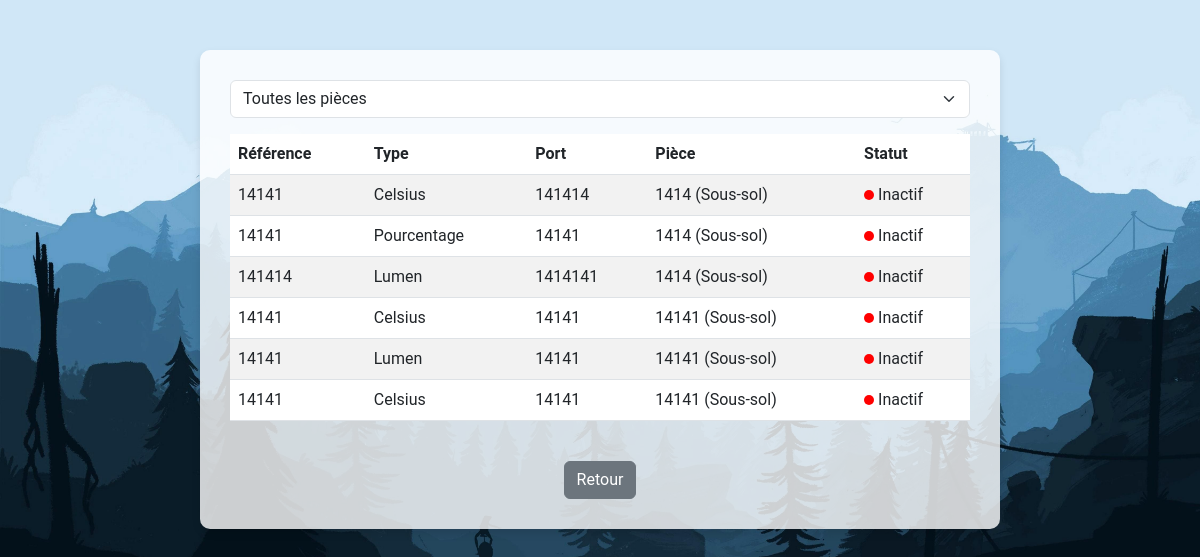
Page /capteurs/6 on the committed database.
### tables this page shows
CREATE TABLE Capteur ( 
    id_Capteur INTEGER PRIMARY KEY AUTOINCREMENT,
    REFCOMMER TEXT,
    TYPE TEXT NOT NULL,
    DATEINSERTION DATE,
    id_Piece INTEGER, 
    PORTCOMMU TEXT NOT NULL, current_value TEXT, last_updated DATETIME,
    FOREIGN KEY (id_Piece) REFERENCES Piece(id_Piece) ON DELETE SET NULL
);

CREATE TABLE Piece (
    id_Piece INTEGER PRIMARY KEY AUTOINCREMENT,
    NOM TEXT NOT NULL,
    LOCALISATION TEXT,
    id_Logement INTEGER,  
    FOREIGN KEY (id_Logement) REFERENCES Logement(id_Logement) ON DELETE CASCADE
);

### app.py (the view)
@app.route('/capteurs/<int:logement_id>')
def view_capteurs(logement_id):
    conn = get_db_connection()
    try:
        capteurs_query = '''
            SELECT c.REFCOMMER as ref, c.TYPE as type, c.PORTCOMMU as port,
                   c.DATEINSERTION as date_insertion, p.NOM as piece_nom,
                   p.LOCALISATION as piece_localisation, c.current_value as current_value,
                   c.last_updated as last_updated
            FROM Capteur c
            INNER JOIN Piece p ON c.id_Piece = p.id_Piece
            WHERE p.id_Logement = ?
        '''
        capteurs = conn.execute(capteurs_query, (logement_id,)).fetchall()
        capteurs = [dict(row) for row in capteurs]
        for capteur in capteurs:
            last_updated = capteur.get("last_updated")
            if last_updated:
                try:
                    last_updated_time = datetime.strptime(last_updated, "%Y-%m-%d %H:%M:%S").replace(tzinfo=timezone.utc)
                    now = datetime.now(timezone.utc)
                    capteur["is_active"] = (now - last_updated_time) < timedelta(minutes=10)
                    print(f"Capteur {capteur['ref']} - Actif : {capteur['is_active']}")
                except ValueError as ve:
                    print(f"Erreur de conversion de date pour {capteur['ref']}: {ve}")
                    capteur["is_active"] = False
            else:
                print(f"Capteur {capteur['ref']} n'a pas de valeur last_updated.")
                capteur["is_active"] = False
    except Exception as e:
        print(f"Erreur lors de la récupération des données : {e}")
        capteurs = []
    finally:
        conn.close()
    print(f"Liste des capteurs envoyés au frontend : {capteurs}")
    return render_template('capteurs.html', capteurs=capteurs, logement_id=logement_id)

### app.py (called while the page is built)
def get_db_connection():
    conn = sqlite3.connect('base.db', timeout=10, isolation_level=None)
    conn.execute('PRAGMA journal_mode=WAL')
    conn.row_factory = sqlite3.Row
    return conn

### templates/capteurs.html (shortened to what this page needs)
<!DOCTYPE html>
<html lang="en">
<head>
    <link href="https://cdn.jsdelivr.net/npm/bootstrap@5.3.0/dist/css/bootstrap.min.css" rel="stylesheet">
</head>
<body>
    <div class="container content-container">
        <form method="GET" id="filterForm">
            <div class="mb-3">
                <select id="pieceFilter" name="piece_id" class="form-select" onchange="document.getElementById('filterForm').submit();">
                    <option value="all" {% if selected_piece == 'all' %}selected{% endif %}>Toutes les pièces</option>
                </select>
            </div>
        </form>
        <div class="table-container">
            <table class="table table-striped">
                <thead>
                    <tr>
                        <th>Référence</th>
                        <th>Type</th>
                        <th>Port</th>
                        <th>Pièce</th>
                        <th>Statut</th>
                    </tr>
                </thead>
                <tbody>
                    {% if capteurs and capteurs|length > 0 %}
                        {% for capteur in capteurs %}
                        <tr>
                            <td>{{ capteur.ref }}</td>
                            <td>{{ capteur.type }}</td>
                            <td>{{ capteur.port }}</td>
                            <td>{{ capteur.piece_nom }} ({{ capteur.piece_localisation }})</td>
                            <td>
                                {% if capteur.is_active %}
                                    <span class="status-dot active"></span> Actif
                                {% else %}
                                    <span class="status-dot inactive"></span> Inactif
                                {% endif %}
                            </td>
                        </tr>
                        {% endfor %}
                    {% else %}
                        <tr>
                            <td colspan="5" class="text-center">Aucun capteur disponible</td>
                        </tr>
                    {% endif %}
                </tbody>
            </table>
        </div>
        <div class="text-center mt-4">
            <a href="{{ url_for('logement_details', logement_id=logement_id) }}" class="btn btn-secondary">Retour</a>
        </div>
    </div>
</body>
</html>

### rows in the picture
Capteur: ref "14141", type "Celsius", port "141414", piece_nom "1414", piece_localisation "Sous-sol"
Capteur: ref "14141", type "Pourcentage", port "14141", piece_nom "1414", piece_localisation "Sous-sol"
Capteur: ref "141414", type "Lumen", port "1414141", piece_nom "1414", piece_localisation "Sous-sol"
Capteur: ref "14141", type "Celsius", port "14141", piece_nom "14141", piece_localisation "Sous-sol"
Capteur: ref "14141", type "Lumen", port "14141", piece_nom "14141", piece_localisation "Sous-sol"
Capteur: ref "14141", type "Celsius", port "14141", piece_nom "14141", piece_localisation "Sous-sol"
